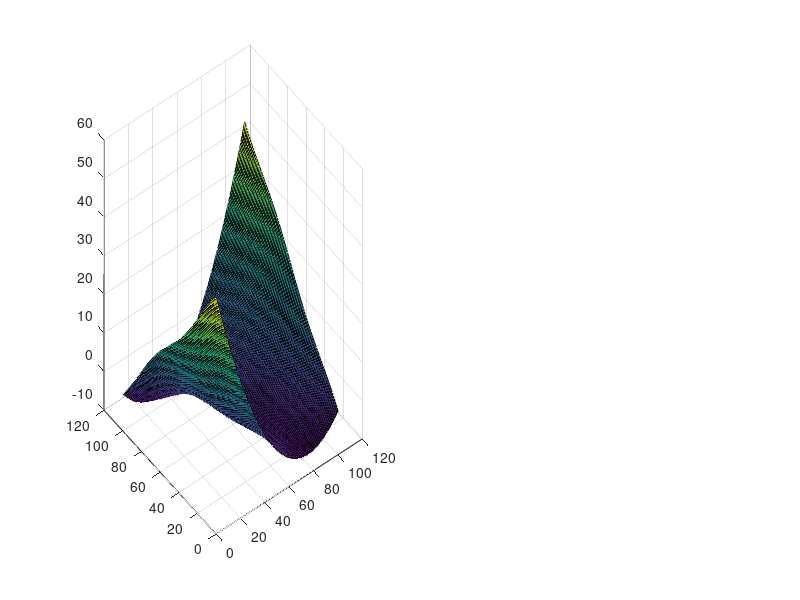

This figure's MATLAB source: (Note: this script raises an error after producing the figure.)
X = [-5:0.1:5]
Y = [-5:0.1:5]

[x,y] = meshgrid(X,Y)

z_1 = x.^2 + sin(y) + x.*y

subplot(1, 2, 1)
surf(z_1)
hold
surf(z_2)
xlabel('x')
ylabel('y')
zlabel('z')
title('Two surfaces defined in Question 1')
hold off
subplot(1, 2, 2)
zdiff = z_1 - z_2;
C = contours(x, y, zdiff, [0 0]);
xL = C(1, 2:end);
yL = C(2, 2:end);
zL = interp2(x, y, z_1, xL, yL);
line(xL, yL, zL, 'Color', 'k', 'LineWidth', 3);
xlabel('x')
ylabel('y')
title('Intersection of surfaces in the x-y plane')
saveas(gcf, 'PS4_F1', 'png');